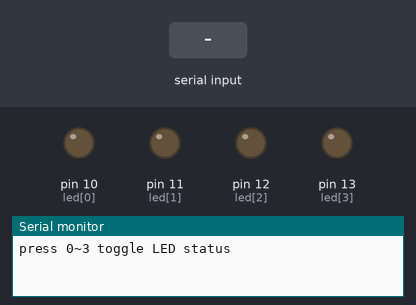
Recording of a sketch running on a simulated Arduino Uno, built with avr-gcc and run on an emulated ATmega328P. Parts: output pins drawn as LEDs (lit = HIGH), the last lines printed to the serial monitor. Inputs (shaded band) come from the test bench.

Above: at 1.2 s.
1.3 s: "90,45\n" received over Serial
At 2.3 s:
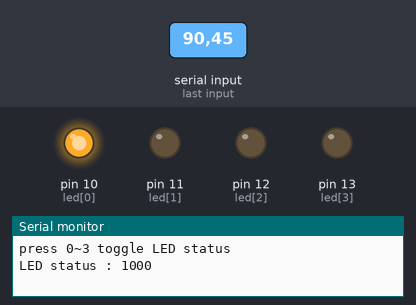
2.8 s: "30,150\n" received over Serial
At 3.6 s:
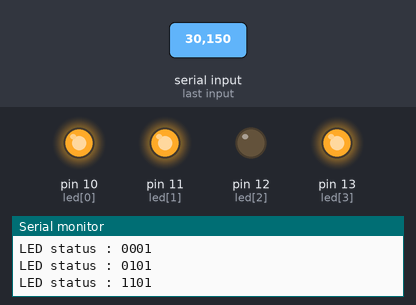
4.3 s: "200\n" received over Serial
At 5.5 s:
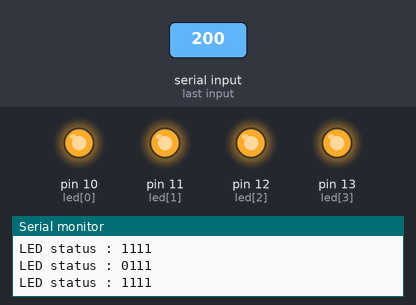
5.8 s: "1\n" received over Serial
At 6.9 s:
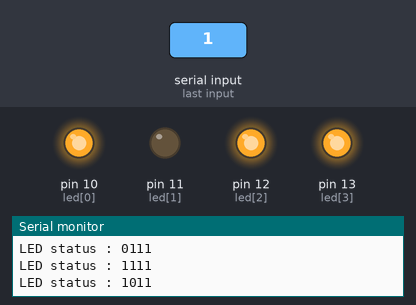
7.3 s: "90\n" received over Serial
At 8.0 s:
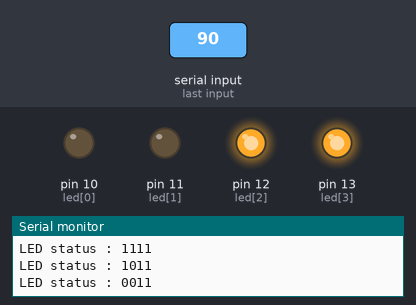
8.8 s: "30,150\n" received over Serial
At 9.3 s:
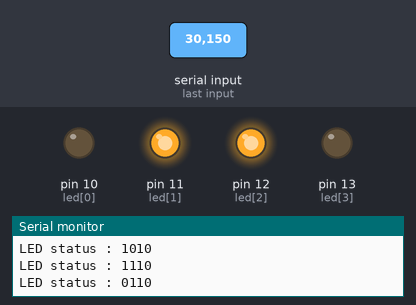
Timing chart, 0 to 11.3 s (numbered marks = the images above; inputs shaded):
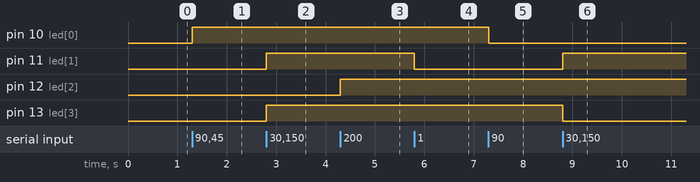

Measured:
- after the input at 1.3 s, pin 10 (led[0]): LOW → HIGH at once
- after the input at 2.8 s, pin 11 (led[1]), pin 13 (led[3]): LOW → HIGH at once
- after the input at 4.3 s, pin 12 (led[2]): LOW → HIGH at once
- after the input at 5.8 s, pin 11 (led[1]): HIGH → LOW at once
- after the input at 7.3 s, pin 10 (led[0]): HIGH → LOW at once
- after the input at 8.8 s, pin 11 (led[1]): LOW → HIGH at once; pin 13 (led[3]): HIGH → LOW at once

The sketch:

B322.ino
```cpp
int i;
int num;
int led[]={10,11,12,13};
int status[]={0,0,0,0};
void setup()
{
  Serial.begin(9600);
  Serial.println("press 0~3 toggle LED status");
  for(i=0;i<4;i++)
      pinMode(led[i],OUTPUT);
  for(i=0;i<4;i++)
      digitalWrite(led[i],LOW);
}
void loop()
{
  if (Serial.available()>0)
  {
      num = Serial.read();
      num=num-'0';
      if(num>=0 && num<=3)
      {
        status[num]=!status[num];
        digitalWrite(led[num],status[num]);
        Serial.print("LED status : ");
        for(i=0;i<4;i++)
        {
          if(status[i]==1)
            Serial.print("1");
          else
            Serial.print("0");
        }
        Serial.println();
      }
  }
}
```
